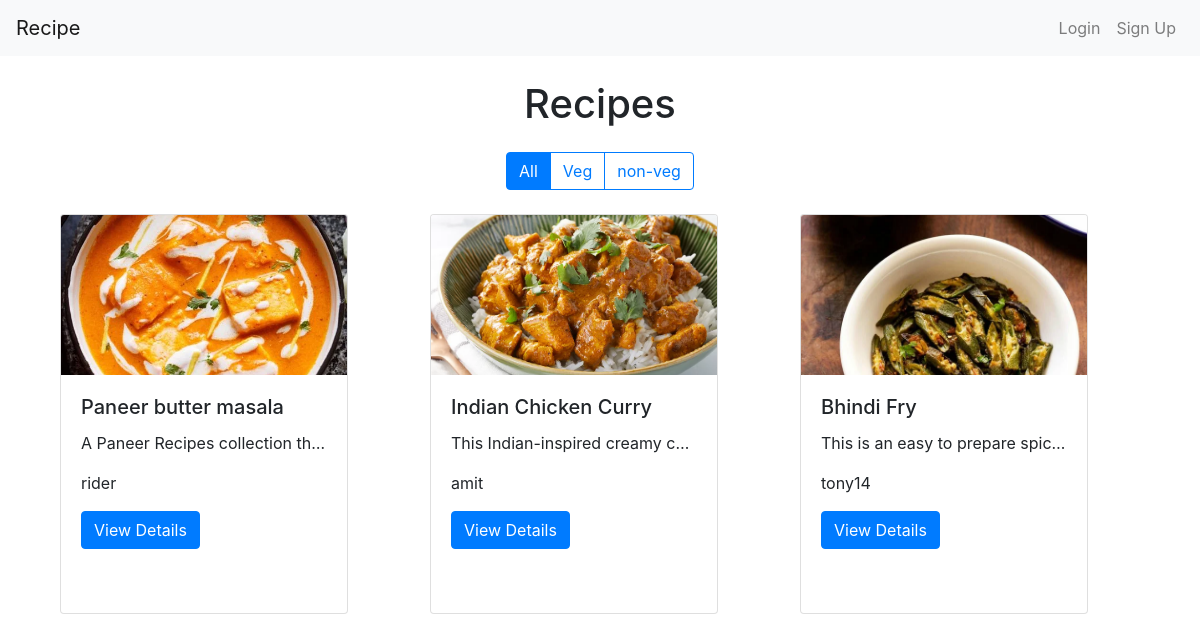
The page / on the database its author committed.
### recipeapp/models.py (models this page shows, shortened)
class Category(models.Model):
    name = models.CharField(max_length=255, unique=True)

class Recipe(models.Model):
    name = models.CharField(max_length=255)
    image = models.ImageField(upload_to='recipes/')
    description = models.TextField()
    ingredients = models.TextField()
    instructions = models.TextField()
    category = models.ForeignKey(Category, on_delete=models.CASCADE, related_name='recipes')
    created_by = models.ForeignKey(User,on_delete=models.CASCADE)

### recipeapp/views.py (the view)
# urls.py: path('', recipe_list, name='recipe_list'),
def recipe_list(request, category_id=None):
    categories = Category.objects.all()
    if category_id:
        category = get_object_or_404(Category, id=category_id)
        recipes = Recipe.objects.filter(category=category)
    else:
        recipes = Recipe.objects.all()
    return render(request, 'recipes/recipe_list.html', {'categories': categories, 'recipes': recipes, 'category_id': category_id})

### templates/recipes/recipe_list.html (shortened to what this page needs)
{% extends 'base.html' %}
{% block content %}
<div class="container mt-4">
    <h1 class="text-center mb-4">Recipes</h1>
    <div class="row mb-4">
        <div class="col-12 text-center">
            <div class="btn-group" role="group" aria-label="Category filter">
                <a href="{% url 'recipe_list' %}" class="btn btn-outline-primary {% if not category_id %}active{% endif %}">All</a>
                {% for category in categories %}
                    <a href="{% url 'recipe_by_category' category.id %}" class="btn btn-outline-primary {% if category_id == category.id %}active{% endif %}">{{ category.name }}</a>
                {% endfor %}
            </div>
        </div>
    </div>
    <div class="row row-cols-1 row-cols-md-3 g-4">
        {% for recipe in recipes %}
        <div class="col">
            <div class="card" style="width: 18rem; height: 25rem;">
                <img src="{{ recipe.image.url }}" class="card-img-top img-fluid" alt="{{ recipe.name }}" style="height: 10rem; object-fit: cover;">
                <div class="card-body">
                    <h5 class="card-title">{{ recipe.name }}</h5>
                    <p class="card-text text-truncate">{{ recipe.description|truncatewords:10 }}</p>
                    <p class="card-text">{{ recipe.created_by }}</p>
                    <a href="{% url 'recipe_detail' recipe.pk %}" class="btn btn-primary">View Details</a>
                </div>
            </div>
        </div>
        {% endfor %}
    </div>
</div>
{% endblock %}

### templates/base.html (shortened to what this page needs)
<!DOCTYPE html>
<html lang="en">
<head>
    <link rel="stylesheet" href="https://stackpath.bootstrapcdn.com/bootstrap/4.5.2/css/bootstrap.min.css">
</head>
<body>
    <nav class="navbar navbar-expand-lg navbar-light bg-light">
        <div class="collapse navbar-collapse" id="navbarNav">
            <a class="navbar-brand" href="/">Recipe</a>
            <ul class="navbar-nav ml-auto">
                {% if user.is_authenticated %}
                <li class="nav-item">
                    <a class="nav-link" href="{% url 'recipe_new' %}">Add a new recipe</a>
                </li>
                <li class="nav-item">
                    <a class="nav-link" href="#" onclick="event.preventDefault(); document.getElementById('logout-form').submit();">
                        Logout
                    </a>
                </li>
                <form id="logout-form" action="{% url 'logout' %}" method="post" style="display: none;">
                    {% csrf_token %}
                </form>
                {% else %}
                <li class="nav-item">
                    <a class="nav-link" href="{% url 'login' %}">Login</a>
                </li>
                <li class="nav-item">
                    <a class="nav-link" href="{% url 'signup' %}">Sign Up</a>
                </li>
                {% endif %}
            </ul>
        </div>
    </nav>
    <div class="container">
        {% block content %}
        {% endblock %}
    </div>
</body>
</html>

### rows shown on the page
Category: name "Veg"
Category: name "non-veg"
Recipe: image (picture), name "Paneer butter masala", description "A Paneer Recipes collection th…", created_by "rider"
Recipe: image (picture), name "Indian Chicken Curry", description "This Indian-inspired creamy c…", created_by "amit"
Recipe: image (picture), name "Bhindi Fry", description "This is an easy to prepare spic…", created_by "tony14"
